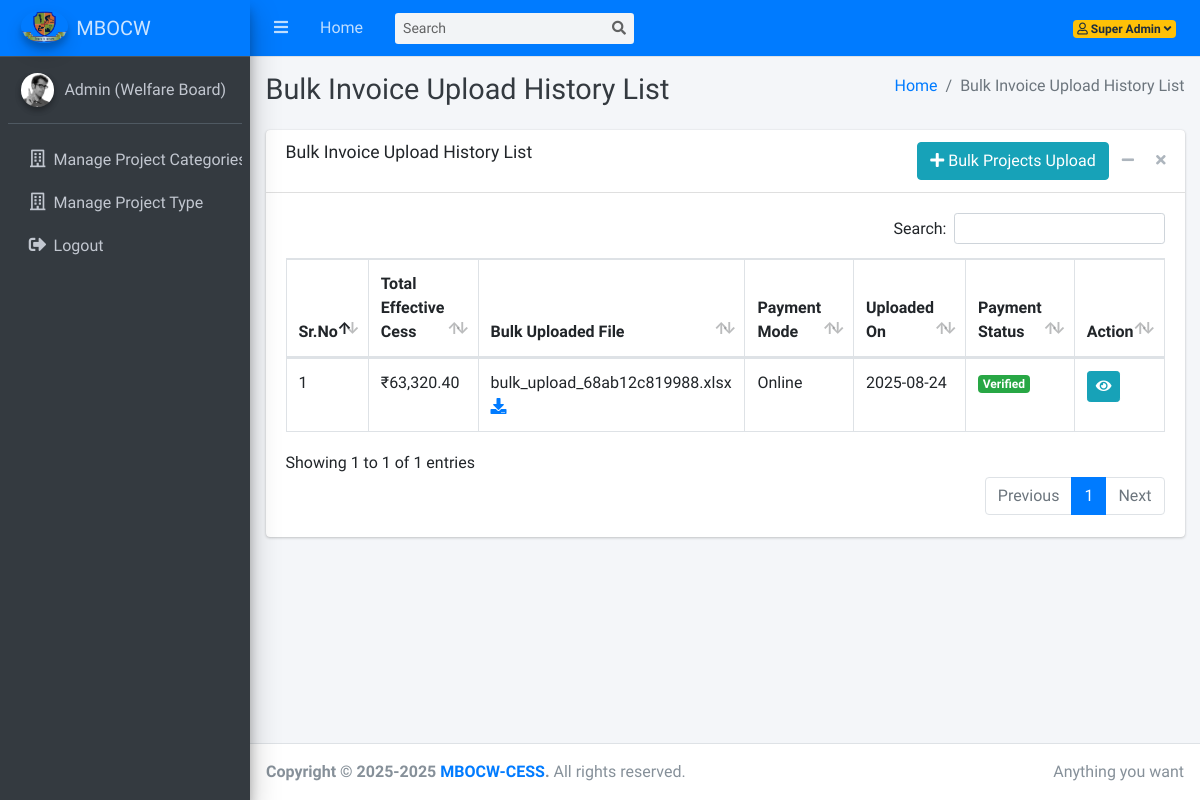
Page /dashboard/bulk-invoices-history.php (signed in) on the earlier database version.
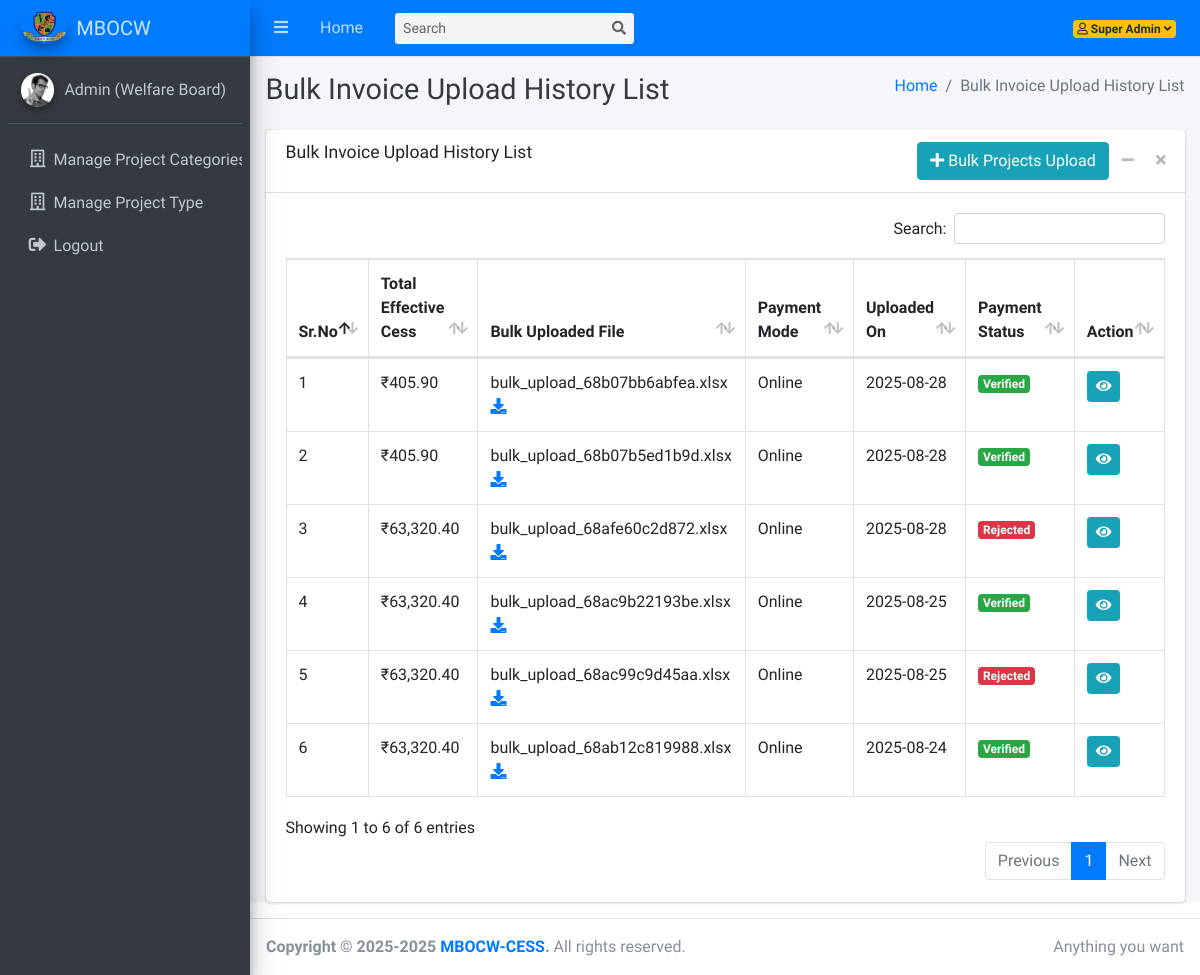
Same page on the later database version.
### tables this page shows
CREATE TABLE IF NOT EXISTS `bulk_projects_invoices_history` (
  `id` int NOT NULL AUTO_INCREMENT,
  `effective_cess_amount` decimal(15,2) NOT NULL,
  `bulk_project_invoices_template_file` text NOT NULL,
  `cess_payment_mode` int NOT NULL COMMENT '1=Online ,2=Offline, 3=Exempted',
  `is_payment_verified` int NOT NULL COMMENT '1=verified, 2=pending, 3=rejected',
  `rejection_reason` text NOT NULL,
  `created_at` datetime NOT NULL DEFAULT CURRENT_TIMESTAMP,
  PRIMARY KEY (`id`)
);

### dashboard/bulk-invoices-history.php (the view, shortened to what this page needs)
<?php
function getPaymentModeName($mode) {
    switch ($mode) {
        case '1': return 'Online';
    }
}
function getPaymentStatus($status) {
    switch ($status) {
        case '1': return '<span class="badge bg-success">Verified</span>';
    }
}
?>
<!DOCTYPE html>
<html lang="en">
<head>
  <link rel="stylesheet" href="../plugins/fontawesome-free/css/all.min.css">
  <link rel="stylesheet" href="../plugins/datatables-bs4/css/dataTables.bootstrap4.min.css">
  <link rel="stylesheet" href="../plugins/datatables-responsive/css/responsive.bootstrap4.min.css">
  <link rel="stylesheet" href="../dist/css/adminlte.min.css">
</head>
<body class="hold-transition sidebar-mini">
<div class="wrapper">
  <?php include('includes/navbar.php'); ?>
  <?php include('includes/sidebar.php'); ?>
  <div class="content-wrapper">
    <div class="content-header">
      <div class="container-fluid">
        <div class="row mb-2">
          <div class="col-sm-6">
            <h1 class="m-0 text-dark">Bulk Invoice Upload History List</h1>
          </div>
          <div class="col-sm-6">
            <ol class="breadcrumb float-sm-right">
              <li class="breadcrumb-item"><a href="#">Home</a></li>
              <li class="breadcrumb-item active">Bulk Invoice Upload History List</li>
            </ol>
          </div>
        </div>
      </div>
    </div>
    <div class="content">
        <div class="container-fluid">
            <div class="card">
            <div class="card-header">
                <h3 class="card-title">Bulk Invoice Upload History List</h3>
                <div class="card-tools">
                    <a href="bulk-projects-invoice-cess-upload-form.php" class="btn btn-info" ><i class="fas fa-plus"></i> Bulk Projects Upload</a>
                    <button type="button" class="btn btn-tool" data-card-widget="collapse" data-toggle="tooltip" title="Collapse"><i class="fas fa-minus"></i></button>
                    <button type="button" class="btn btn-tool" data-card-widget="remove" data-toggle="tooltip" title="Remove"><i class="fas fa-times"></i></button>
                </div>
            </div>
            <div class="card-body">
                <table id="example1" class="table table-bordered">
                    <thead>
                        <tr>
                            <th>Sr.No</th>
                            <th>Total Effective Cess</th>
                            <th>Bulk Uploaded File</th>
                            <th>Payment Mode</th>
                            <th>Uploaded On</th>
                            <th>Payment Status</th>
                            <th>Action</th>
                        </tr>
                    </thead>
                    <tbody>
                        <?php
                        $sql = "SELECT
                                        bpih.id,
                                        bpih.effective_cess_amount,
                                        bpih.bulk_project_invoices_template_file,
                                        bpih.cess_payment_mode,
                                        bpih.is_payment_verified,
                                        bpih.rejection_reason,
                                        bpih.created_at
                                    FROM bulk_projects_invoices_history AS bpih
                                    ORDER BY bpih.created_at DESC";
                        $result = mysqli_query($conn, $sql);
                        $sr = 1;
                        if (mysqli_num_rows($result) > 0) {
                            while ($row = mysqli_fetch_assoc($result)) {
                                echo "<tr id='row-{$row['id']}'>";
                                echo "<td>{$sr}</td>";
                                echo "<td>₹" . htmlspecialchars(number_format($row['effective_cess_amount'], 2)) . "</td>";
                                echo "<td>" . htmlspecialchars($row['bulk_project_invoices_template_file']) . " <a href='../uploads/bulk_upload_templates/". htmlspecialchars($row['bulk_project_invoices_template_file']) ."' download><i class='fas fa-download'></i></a></td>";
                                echo "<td>" . htmlspecialchars(getPaymentModeName($row['cess_payment_mode'])) . "</td>";
                                echo "<td>" . htmlspecialchars(date("Y-m-d", strtotime($row['created_at']))) . "</td>";
                                if ($row['is_payment_verified'] == 3) {
                                    $tooltip = htmlspecialchars($row['rejection_reason']);
                                    echo "<td class='payment-status'><span class='badge bg-danger' data-toggle='tooltip' title='{$tooltip}'>Rejected</span></td>";
                                } else {
                                    $status = getPaymentStatus($row['is_payment_verified']);
                                    echo "<td class='payment-status'>" . $status . "</td>";
                                }
                                echo "<td class='actions'>";
                                echo "<a href='view-bulk-invoice.php?id=" . $row['id'] . "' class='btn btn-sm btn-info'><i class='fas fa-eye'></i></a>";
                                echo "</td>";
                                echo "</tr>";
                                $sr++;
                            }
                        } else {
                            echo "<tr><td colspan='7' class='text-center'>No bulk invoice history found.</td></tr>";
                        }
                        ?>
                    </tbody>
                </table>
            </div>
          </div>
        </div>
    </div>
  </div>
  <?php include('includes/footer.php'); ?>
</div>
</body>
</html>

### dashboard/includes/navbar.php (shortened to what this page needs)
<nav class="main-header navbar navbar-expand navbar-dark navbar-primary navbar-light">
    <ul class="navbar-nav">
      <li class="nav-item">
        <a class="nav-link" data-widget="pushmenu" href="#" role="button"><i class="fas fa-bars"></i></a>
      </li>
      <li class="nav-item d-none d-sm-inline-block">
        <a href="dashboard.php" class="nav-link">Home</a>
      </li>
    </ul>
    <form class="form-inline ml-3">
      <div class="input-group input-group-sm">
        <input class="form-control form-control-navbar" type="search" placeholder="Search" aria-label="Search">
        <div class="input-group-append">
          <button class="btn btn-navbar" type="submit">
            <i class="fas fa-search"></i>
          </button>
        </div>
      </div>
    </form>
    <ul class="navbar-nav ml-auto">
        <li class="nav-item dropdown">
          <a class="nav-link" data-toggle="dropdown" href="#">
            <span class="badge badge-warning ">
              <i class="far fa-user"></i>
              <?php echo $_SESSION['user_name']; ?>
              <i class="right fas fa-angle-down"></i>
            </span>
          </a>
        </li>
    </ul>
  </nav>

### dashboard/includes/sidebar.php (shortened to what this page needs)
<?php
  $current_page = basename($_SERVER['PHP_SELF']);
?>
<aside class="main-sidebar sidebar-dark-primary elevation-4">
    <a href="dashboard.php" class="brand-link navbar-primary">
      <img src="../dist/img/MBOCWLogo.png" alt="MBOCW Logo" class="brand-image img-circle elevation-3" style="opacity: .8">
      <span class="brand-text font-weight-light">MBOCW</span>
    </a>
    <div class="sidebar">
      <div class="user-panel mt-3 pb-3 mb-3 d-flex">
        <div class="image">
          <img src="../dist/img/user2-160x160.jpg" class="img-circle elevation-2" alt="User Image">
        </div>
        <div class="info" title="<?php echo $_SESSION['user_role_name']; ?>">
          <a href="javascript:void(0);" class="d-block"><?php echo $_SESSION['user_role_name']; ?></a>
        </div>
      </div>
      <nav class="mt-2">
        <ul class="nav nav-pills nav-sidebar flex-column" data-widget="treeview" role="menu" data-accordion="false">
          <li class="nav-item"><a href="project-categories.php" class="nav-link <?php echo ($current_page == 'project-categories.php') ? 'active' : ''; ?>" title="Manage Project Categories"><i class="far fa-building nav-icon"></i><p>Manage Project Categories</p></a></li>
          <li class="nav-item"><a href="project-types.php" class="nav-link <?php echo ($current_page == 'project-types.php') ? 'active' : ''; ?>" title="Manage Project Type"><i class="far fa-building nav-icon"></i><p>Manage Project Type</p></a></li>
          <li class="nav-item"><a href="logout.php" class="nav-link" title="Logout"><i class="nav-icon fas fa-sign-out-alt"></i><p>Logout</p></a></li>
        </ul>
      </nav>
    </div>
  </aside>

### dashboard/includes/footer.php
<footer class="main-footer">
    <div class="float-right d-none d-sm-inline">
      Anything you want
    </div>
    <strong>Copyright &copy; 2025-<?php echo date('Y'); ?> <a href="javascript:void(0);">MBOCW-CESS</a>.</strong> All rights reserved.
  </footer>

Differences in the rows shown:
added bulk_projects_invoices_history: effective_cess_amount "405.90", bulk_project_invoices_template_file "bulk_upload_68b07bb6abfea.xlsx", cess_payment_mode "Online", created_at "2025-08-28", is_payment_verified "Verified"
added bulk_projects_invoices_history: effective_cess_amount "405.90", bulk_project_invoices_template_file "bulk_upload_68b07b5ed1b9d.xlsx", cess_payment_mode "Online", created_at "2025-08-28", is_payment_verified "Verified"
added bulk_projects_invoices_history: effective_cess_amount "63,320.40", bulk_project_invoices_template_file "bulk_upload_68afe60c2d872.xlsx", cess_payment_mode "Online", created_at "2025-08-28"
added bulk_projects_invoices_history: effective_cess_amount "63,320.40", bulk_project_invoices_template_file "bulk_upload_68ac9b22193be.xlsx", cess_payment_mode "Online", created_at "2025-08-25", is_payment_verified "Verified"
added bulk_projects_invoices_history: effective_cess_amount "63,320.40", bulk_project_invoices_template_file "bulk_upload_68ac99c9d45aa.xlsx", cess_payment_mode "Online", created_at "2025-08-25"
Other differences:
text written by a page script: "Search: Showing 1 to 1 of 1 entries Previous 1 Next" → "Search: Showing 1 to 6 of 6 entries Previous 1 Next"
